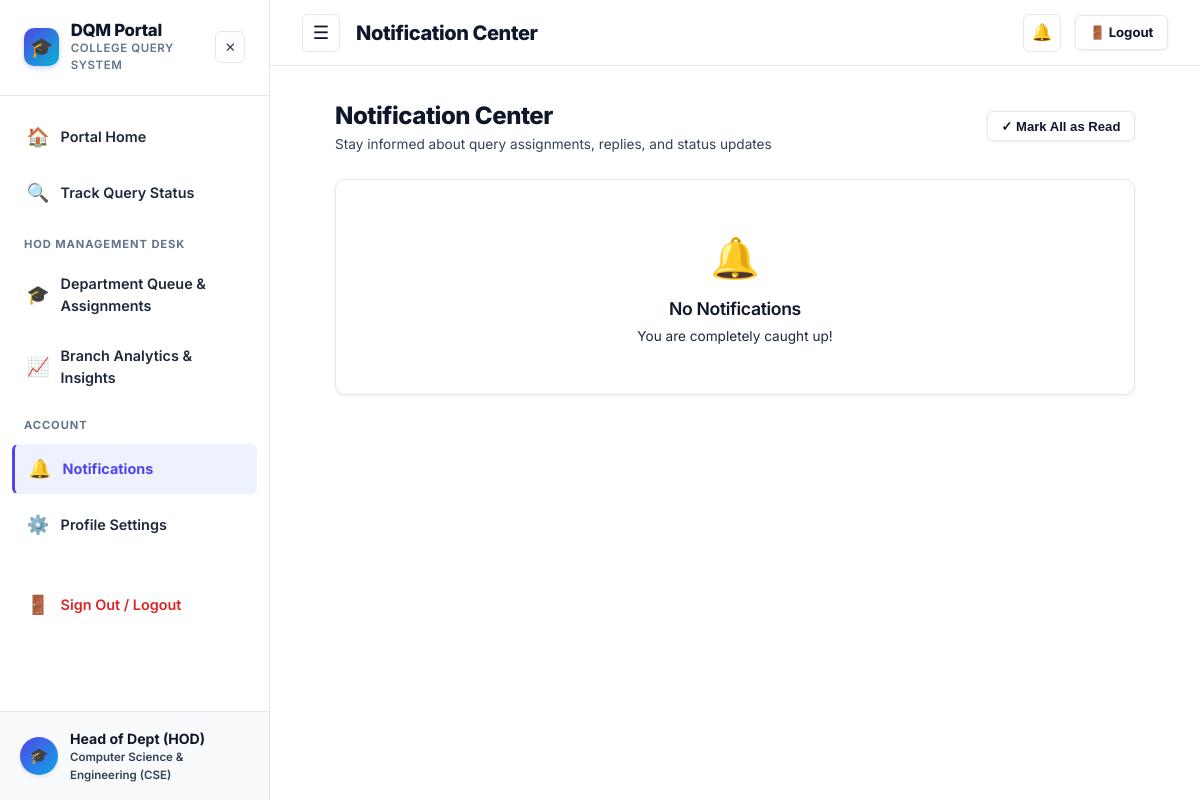
The page /notifications (signed in) on the database as committed earlier.
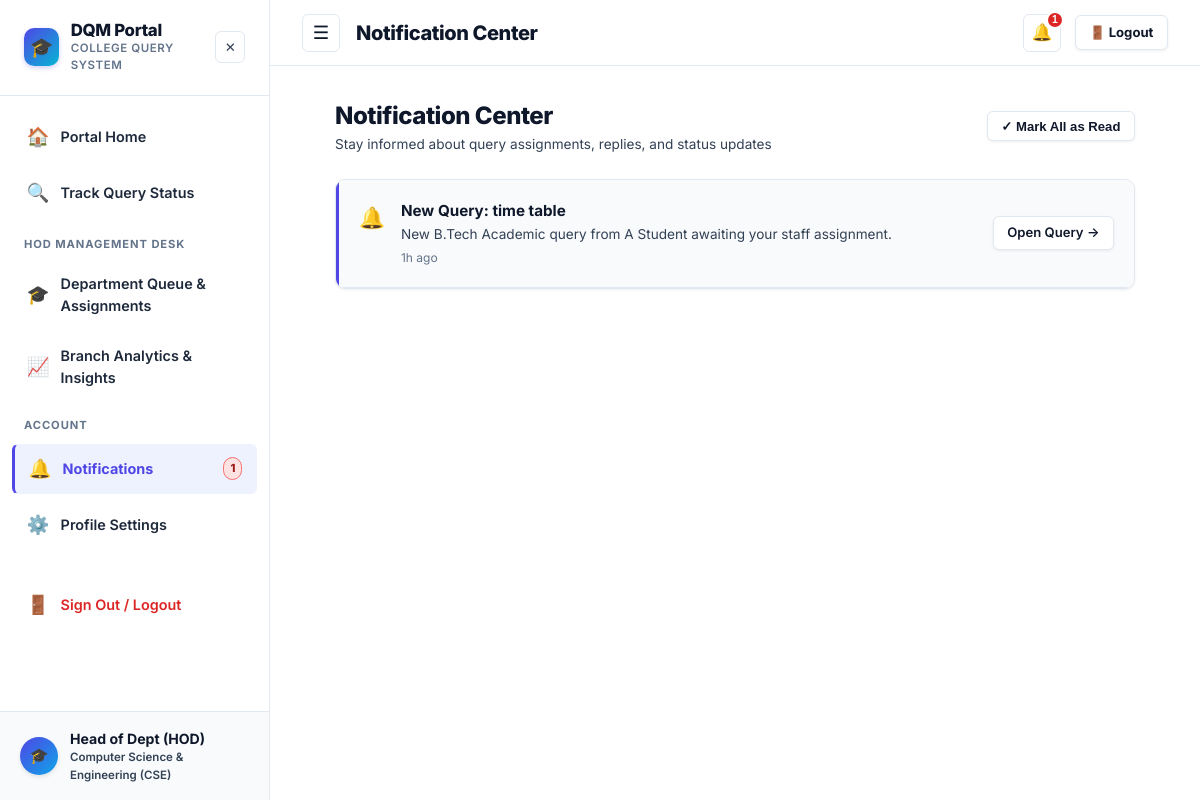
The same page on the database as committed later.
### tables this page shows
CREATE TABLE notifications (
    id INTEGER PRIMARY KEY AUTOINCREMENT,
    user_id INTEGER NOT NULL,
    query_id INTEGER,
    title TEXT NOT NULL,
    message TEXT NOT NULL,
    type TEXT DEFAULT 'info',
    is_read INTEGER DEFAULT 0,
    created_at TIMESTAMP DEFAULT CURRENT_TIMESTAMP,
    FOREIGN KEY(user_id) REFERENCES users(id) ON DELETE CASCADE,
    FOREIGN KEY(query_id) REFERENCES queries(id) ON DELETE CASCADE
);

### app.py (the view)
@app.route('/notifications')
@login_required
def notifications():
    user = get_current_user()
    db = get_db()
    all_notifs = db.execute("""
        SELECT n.*, q.title as query_title
        FROM notifications n
        LEFT JOIN queries q ON n.query_id = q.id
        WHERE n.user_id = ?
        ORDER BY n.created_at DESC
    """, (user['id'],)).fetchall()
    return render_template('notifications.html', notifications=all_notifs)

### app.py (called while the page is built)
def login_required(f):
    @wraps(f)
    def decorated_function(*args, **kwargs):
        user = get_current_user()
        if not user:
            session.clear()
            flash('Please log in to access this page.', 'warning')
            return redirect(url_for('login', next=request.url))
        return f(*args, **kwargs)
    return decorated_function

def get_current_user():
    if 'user_id' in session:
        db = get_db()
        user = db.execute('SELECT * FROM users WHERE id = ?', (session['user_id'],)).fetchone()
        if not user or not user['is_active']:
            session.clear()
            return None
        return dict(user)
    return None

### database.py (called while the page is built)
def get_db():
    if 'db' not in g:
        g.db = sqlite3.connect(
            current_app.config['DATABASE'],
            detect_types=sqlite3.PARSE_DECLTYPES
        )
        g.db.row_factory = sqlite3.Row
        g.db.execute("PRAGMA foreign_keys = ON")
        init_db(g.db)
    return g.db

### models.py (called while the page is built)
def init_db(db_conn):
    db_conn.executescript(SCHEMA)
    check_and_migrate_db(db_conn)
    db_conn.commit()

### templates/notifications.html (shortened to what this page needs)
{% extends 'base.html' %}
{% block page_title %}Notification Center{% endblock %}
{% block content %}
<div style="max-width: 800px; margin: 0 auto;">
  <div style="display: flex; justify-content: space-between; align-items: center; margin-bottom: 1.5rem;">
    <div>
      <h1 style="font-size: 1.5rem; font-weight: 800; color: var(--text-main); margin: 0;">Notification Center</h1>
      <p style="font-size: 0.85rem; color: var(--text-muted); margin: 0;">Stay informed about query assignments, replies, and status updates</p>
    </div>
    <button type="button" class="btn btn-secondary btn-sm" onclick="markAllRead()">
      ✓ Mark All as Read
    </button>
  </div>
  <div class="card" style="padding: 0; overflow: hidden;">
    {% if notifications %}
      {% for n in notifications %}
      <div class="notif-item {% if not n.is_read %}unread{% endif %}" style="padding: 1.25rem; display: flex; justify-content: space-between; align-items: center; border-bottom: 1px solid var(--border-color);">
        <div style="display: flex; gap: 1rem; align-items: flex-start;">
          <div style="font-size: 1.3rem; margin-top: 2px;">
            {% if n.type == 'urgent' %}🚨
            {% elif n.type == 'success' %}✅
            {% elif n.type == 'message' %}💬
            {% else %}🔔{% endif %}
          </div>
          <div>
            <div style="font-weight: 700; font-size: 0.95rem; color: var(--text-main);">{{ n.title }}</div>
            <div style="font-size: 0.85rem; color: var(--text-muted); margin-top: 2px;">{{ n.message }}</div>
            <div style="font-size: 0.75rem; color: var(--text-light); margin-top: 4px;">{{ n.created_at | timeago }}</div>
          </div>
        </div>
        <div>
          {% if n.query_id %}
          <a href="{{ url_for('query_details', query_id=n.query_id) }}" class="btn btn-secondary btn-sm" onclick="markSingleRead({{ n.id }})">
            Open Query →
          </a>
          {% endif %}
        </div>
      </div>
      {% endfor %}
    {% else %}
      <div style="text-align: center; padding: 3rem 1rem; color: var(--text-muted);">
        <div style="font-size: 2.5rem; margin-bottom: 0.5rem;">🔔</div>
        <h3 style="font-size: 1.1rem; font-weight: 600; color: var(--text-main);">No Notifications</h3>
        <p style="font-size: 0.85rem; margin-top: 4px;">You are completely caught up!</p>
      </div>
    {% endif %}
  </div>
</div>
{% endblock %}

### templates/base.html (shortened to what the changed rows need)
<!DOCTYPE html>
<html lang="en">
<head>
  <link rel="stylesheet" href="{{ url_for('static', filename='css/style.css') }}">
</head>
<body data-user-role="{{ current_user.role if current_user else '' }}" data-user-dept="{{ current_user.department if current_user else '' }}" data-user-id="{{ current_user.id if current_user else '' }}">
  <div class="app-container">
    {% if current_user %}
    <aside class="sidebar" id="appSidebar">
      <div class="sidebar-header">
        <a href="{{ url_for('index') }}" class="sidebar-brand-wrapper" style="text-decoration: none; color: inherit;">
          <div class="sidebar-brand">
            <h2>DQM Portal</h2>
          </div>
        </a>
      </div>
      <nav class="sidebar-nav">
        <a href="{{ url_for('notifications') }}" class="nav-item {% if request.endpoint == 'notifications' %}active{% endif %}">
          <span class="icon">🔔</span> Notifications
          {% if unread_notifications_count > 0 %}
          <span class="badge badge-urgent" style="margin-left: auto; padding: 2px 6px; font-size: 0.7rem;">{{ unread_notifications_count }}</span>
          {% endif %}
        </a>
      </nav>
    </aside>
    {% endif %}
    <div class="main-content">
      {% if current_user %}
      <header class="topbar">
        <div class="topbar-right">
          <div class="notif-wrapper">
            <button class="notif-btn" id="notifBtn" aria-label="Notifications" title="Notifications">
              🔔
              {% if unread_notifications_count > 0 %}
              <span class="notif-badge">{{ unread_notifications_count }}</span>
              {% endif %}
            </button>
          </div>
        </div>
      </header>
      {% endif %}
      <main class="page-body">
        {% block content %}{% endblock %}
      </main>
    </div>
  </div>
</body>
</html>

Rows that differ between the two databases and show on the page:
added notifications: title "New Query: time table", message "New B.Tech Academic query from A Student awaiting your staff assignment.", created_at "1h ago"
Other text that changed with them:
{{ unread_notifications_count }}: (not shown) → "1"
text no longer shown: "🔔 No Notifications You are completely caught up!"
